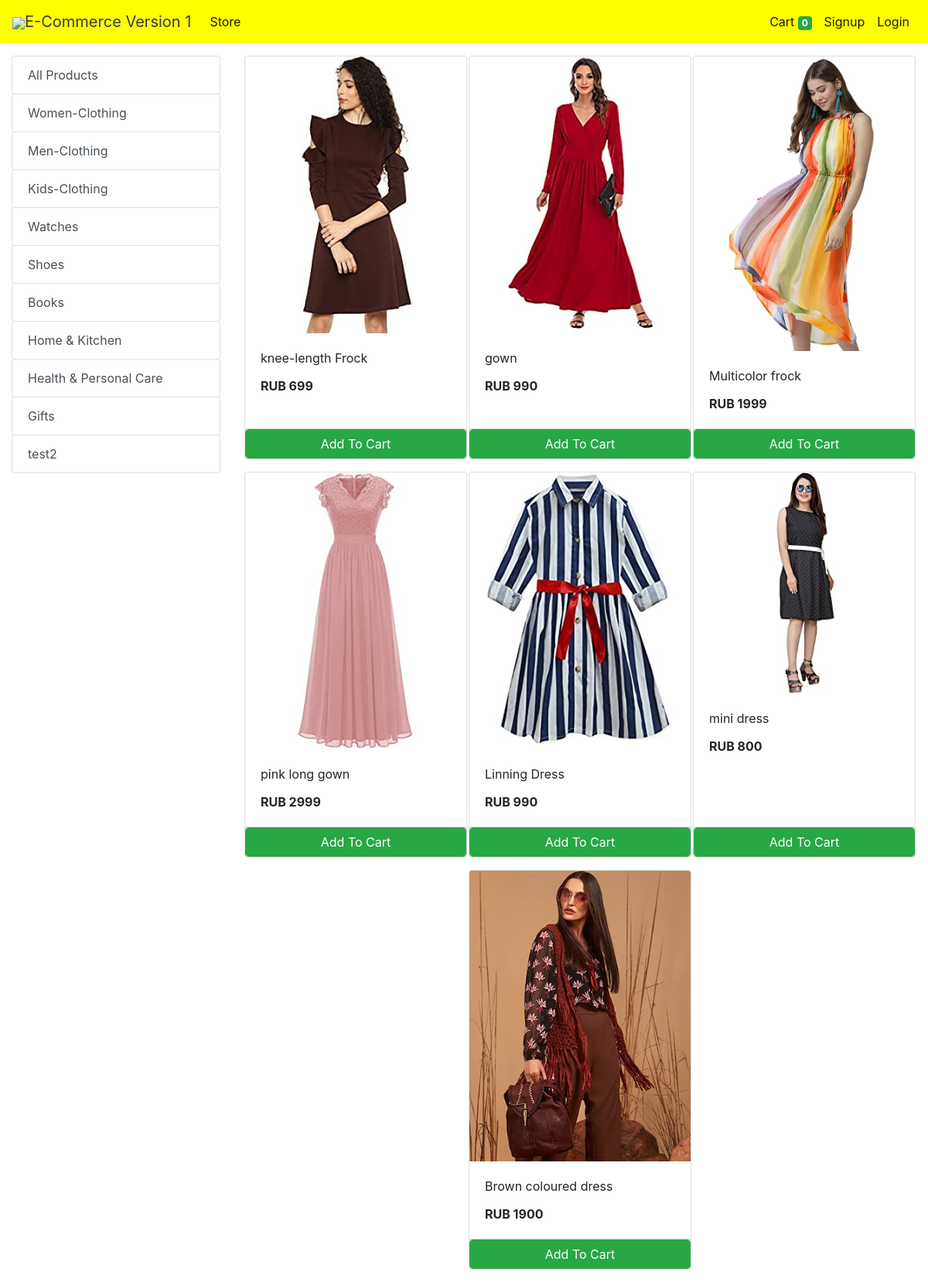
/store?category=22, run on an earlier commit of the app's database.
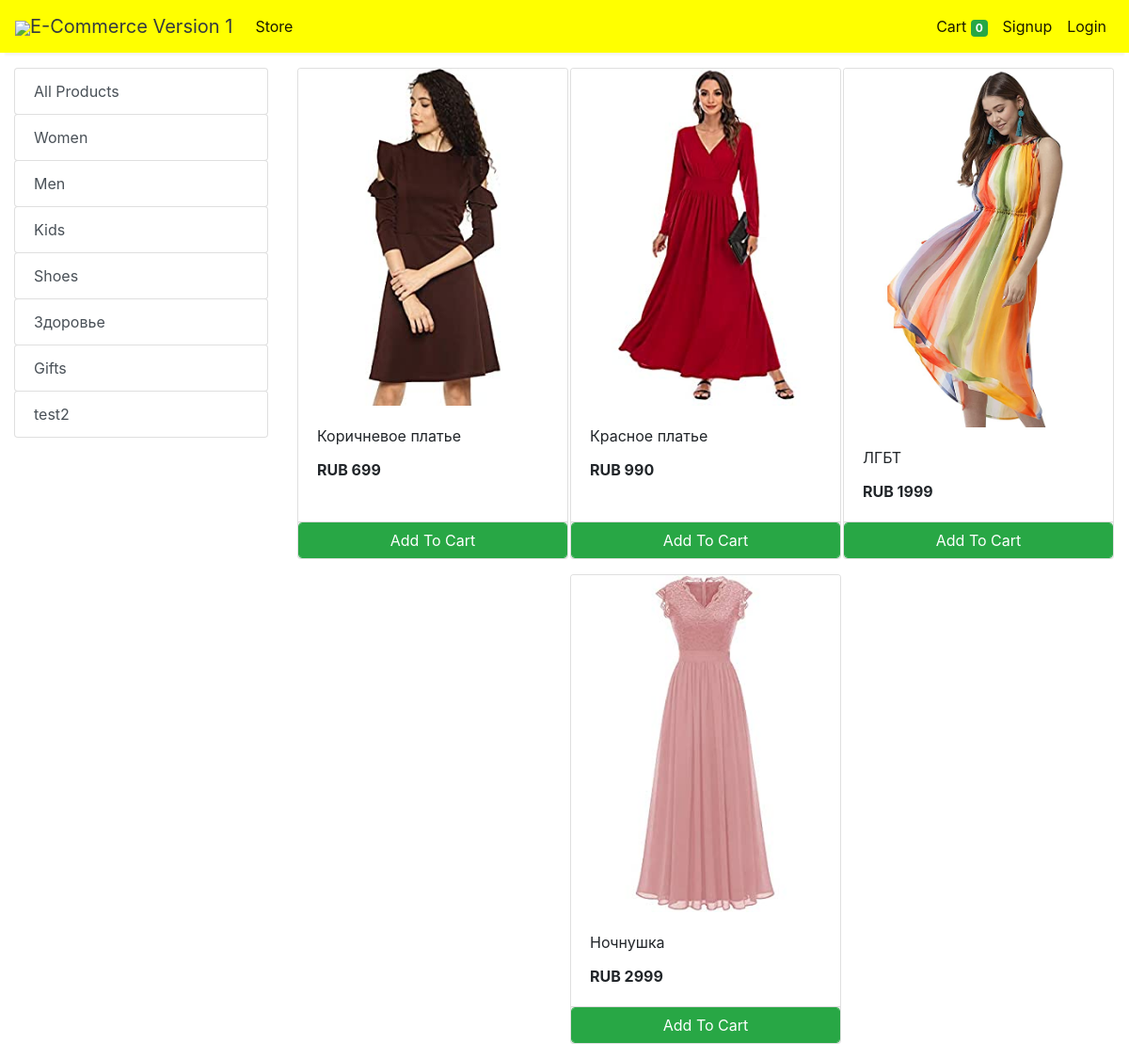
And on a later commit of the database.
### store/models/category.py (models this page shows, shortened)
class Category(models.Model):
    name= models.CharField(max_length=50)
    @staticmethod
    def get_all_categories():
        return Category.objects.all()

### store/models/product.py (models this page shows, shortened)
class Products(models.Model):
    name = models.CharField(max_length=60)
    price= models.IntegerField(default=0)
    category= models.ForeignKey(Category,on_delete=models.CASCADE,default=1 )
    description= models.CharField(max_length=250, default='', blank=True, null= True)
    image= models.ImageField(upload_to='uploads/products/')
    @staticmethod
    def get_all_products_by_categoryid(category_id):
        if category_id:
            return Products.objects.filter (category=category_id)
        else:
            return Products.get_all_products();

### store/views/home.py (the view)
# urls.py: path('' , include('store.urls'))
def store(request):
    cart = request.session.get('cart')
    if not cart:
        request.session['cart'] = {}
    products = None
    categories = Category.get_all_categories()
    categoryID = request.GET.get('category')
    if categoryID:
        products = Products.get_all_products_by_categoryid(categoryID)
    else:
        products = Products.get_all_products();
    data = {}
    data['products'] = products
    data['categories'] = categories
    print('you are : ', request.session.get('email'))
    return render(request, 'index.html', data)

### store/templatetags/cart.py (called while the page is built)
@register.filter (name='is_in_cart')
def is_in_cart(product, cart):
    keys = cart.keys ()
    for id in keys:
        if int (id) == product.id:
            return True
    return False;

### store/templatetags/custom_filter.py (called while the page is built)
@register.filter(name='currency')
def currency(number):
    return "RUB "+str(number)

### store/templates/index.html (shortened to what this page needs)
{% extends 'base.html' %}
{% block content %}
{% load cart %}
{% load custom_filter %}
<div class="container-fluid mt-3">
	<div class="row">
		<div class="col-lg-3 mx-auto">
			<div class="list-group">
				<a href="/" class="list-group-item list-group-item-action btn btn-outline-success">All Products</a>
				{% for category in categories %}
				<a href="/?category={{category.id}}"
					class="list-group-item list-group-item-action btn btn-outline-success ">{{category.name}}</a>
				{% endfor %}
			</div>
		</div>
		<div id='products' class="col-lg-9 mx-auto">
			<div class="row mx-auto">
				{% for product in products %}
				<div class="card mx-auto mb-3" id={{product.id}} style="width: 18rem;">
					<img class="card-img-top" src="{{product.image.url}}" alt="Card image cap">
					<div class="card-body">
						<p class="card-title">{{product.name}}</p>
						<p class="card-text"><b>{{product.price|currency}}</b></p>
					</div>
					<div class="card-footer p-0 no-gutters">
						{% if product|is_in_cart:request.session.cart %}
						<div class="row no-gutters">
							<form action="/#{{product.id}}" class="col-2 " method="post">
								{% csrf_token %}
								<input hidden type="text" name='product' value='{{product.id}}'>
								<input hidden type="text" name='remove' value='True'>
								<input type="submit" value=" - " class="btn btn-block btn-success border-right">
							</form>
							<div class="text-center col btn btn-success">{{product|cart_quantity:request.session.cart}} in Cart</div>
							<form action="/#{{product.id}}" class="col-2 " method="post">
								{% csrf_token %}
								<input hidden type="text" name='product' value='{{product.id}}'>
								<input type="submit" value=" + " class="btn btn-block btn-success border-left">
							</form>
						</div>
						{% else %}
						<form action="/#{{product.id}}" method="POST" class="btn-block">
							<input type="submit" class="float-right btn btn-success form-control"
								value="Add To Cart">
						</form>
						{% endif %}
					</div>
				</div>
				{% endfor %}
			</div>
		</div>
	</div>
</div>
{% endblock %}

### store/templates/base.html (shortened to what this page needs)
<!doctype html>
<html lang="en">
<head>
  <link rel="stylesheet" href="https://maxcdn.bootstrapcdn.com/bootstrap/4.0.0/css/bootstrap.min.css"
>
</head>
<body>
<nav class="one-edge-shadow
  navbar navbar-light
  sticky-top navbar
  navbar-expand-lg
  text-white">
    <a class="navbar-brand ms-3 text-dark " href="/">
    <link rel="stylesheet" href="https://use.fontawesome.com/releases/v5.7.0/css/all.css">
    <img src="https://www.freepnglogos.com/uploads/shopping-cart-png/shopping-cart-svg-png-icon-download-28.png" style="width:50px;height:50px,color:text-light;">E-Commerce Version 1</a>
    <div class="collapse navbar-collapse" id="navbarSupportedContent">
      <ul class="navbar-nav mr-auto">
        <li class="nav-item active">
          <a class="nav-link" href="/store">Store <span class="sr-only">(current)</span></a>
        </li>
          </ul>
      <ul class=" navbar-nav my-2 my-lg-0">
        <li class="nav-item active">
          <a class="nav-link" href="/cart">Cart
            <span class="badge badge-success">{{request.session.cart.keys|length}}</span>
            <span class="sr-only">(current)</span></a>
        </li>
        {% if request.session.customer %}
        <li class="nav-item active ">
          <a class="nav-link" href="/orders">Orders<span class="sr-only">(current)</span></a>
        </li>
        <li class="nav-item active ">
          <a class="nav-link" href="/logout">Logout<span class="sr-only">(current)</span></a>
        </li>
        {% else %}
        <li class="nav-item active">
          <a class="nav-link" href="/signup">Signup<span class="sr-only">(current)</span></a>
        </li>
        <li class="nav-item active">
          <a class="nav-link" href="/login">Login<span class="sr-only">(current)</span></a>
        </li>
        {% endif %}
      </ul>
    </div>
  </nav>
  {% block content %}{% endblock %}
</body>
</html>

### store/templates/base.html (style rules this page uses)
nav { background-color: yellow; }
.one-edge-shadow { box-shadow: 0 8px 2px -5px rgb(246, 245, 245); }

What changed in the data, as far as the page shows it:
removed Category: name "Watches"
removed Category: name "Books"
removed Category: name "Home & Kitchen"
removed Products: image (picture), name "Linning Dress", price "RUB 990"
removed Products: image (picture), name "mini dress", price "RUB 800"
removed Products: image (picture), name "Brown coloured dress", price "RUB 1900"
changed Category: name "Women-Clothing" → "Women"
changed Category: name "Men-Clothing" → "Men"
changed Category: name "Kids-Clothing" → "Kids"
changed Category: name "Health & Personal Care" → "Здоровье"
changed Products "RUB 699": name "knee-length Frock" → "Коричневое платье"
changed Products "RUB 990": name "gown" → "Красное платье"
changed Products: name "Multicolor frock" → "ЛГБТ"
changed Products "RUB 2999": name "pink long gown" → "Ночнушка"
